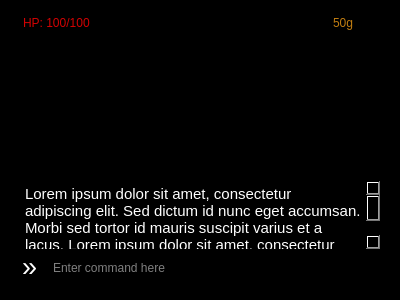
<?xml version="1.0" encoding="UTF-8"?>
<ui version="4.0">
 <class>MainWindow</class>
 <widget class="QMainWindow" name="MainWindow">
  <property name="geometry">
   <rect>
    <x>0</x>
    <y>0</y>
    <width>400</width>
    <height>300</height>
   </rect>
  </property>
  <property name="windowTitle">
   <string>MainWindow</string>
  </property>
  <property name="styleSheet">
   <string notr="true">background-color: rgb(0, 0, 0);</string>
  </property>
  <widget class="QWidget" name="centralWidget">
   <widget class="QTextEdit" name="textEdit">
    <property name="geometry">
     <rect>
      <x>20</x>
      <y>180</y>
      <width>361</width>
      <height>70</height>
     </rect>
    </property>
    <property name="styleSheet">
     <string notr="true">background-color: rgb(0, 0, 0);
color: rgb(255, 255, 255);</string>
    </property>
    <property name="frameShadow">
     <enum>QFrame::Sunken</enum>
    </property>
    <property name="horizontalScrollBarPolicy">
     <enum>Qt::ScrollBarAlwaysOff</enum>
    </property>
    <property name="readOnly">
     <bool>true</bool>
    </property>
    <property name="html">
     <string>&lt;!DOCTYPE HTML PUBLIC &quot;-//W3C//DTD HTML 4.0//EN&quot; &quot;http://www.w3.org/TR/REC-html40/strict.dtd&quot;&gt;
&lt;html&gt;&lt;head&gt;&lt;meta name=&quot;qrichtext&quot; content=&quot;1&quot; /&gt;&lt;style type=&quot;text/css&quot;&gt;
p, li { white-space: pre-wrap; }
&lt;/style&gt;&lt;/head&gt;&lt;body style=&quot; font-family:'Noto Sans UI'; font-size:11pt; font-weight:400; font-style:normal;&quot;&gt;
&lt;p style=&quot; margin-top:12px; margin-bottom:12px; margin-left:0px; margin-right:0px; -qt-block-indent:0; text-indent:0px;&quot;&gt;Lorem ipsum dolor sit amet, consectetur adipiscing elit. Sed dictum id nunc eget accumsan. Morbi sed tortor id mauris suscipit varius et a lacus. Lorem ipsum dolor sit amet, consectetur adipiscing elit. Pellentesque at porta metus, a hendrerit quam. Mauris viverra ullamcorper placerat. Morbi egestas risus eget lectus sagittis pretium. Etiam viverra justo vel iaculis volutpat. Sed et odio vitae purus maximus mattis. Nulla enim tortor, tincidunt eu leo rhoncus, cursus varius ex. Proin lobortis mi vel tellus placerat posuere. Duis feugiat suscipit nisi, a aliquam nulla porta viverra. Fusce vitae nisl sit amet turpis finibus interdum. Aenean tristique ex vitae urna pellentesque ultricies. &lt;/p&gt;
&lt;p style=&quot; margin-top:12px; margin-bottom:12px; margin-left:0px; margin-right:0px; -qt-block-indent:0; text-indent:0px;&quot;&gt;Etiam gravida vel odio ac consectetur. Donec scelerisque auctor magna vel sodales. Lorem ipsum dolor sit amet, consectetur adipiscing elit. Nulla sed blandit elit. Etiam in elit odio. Proin ornare felis vel lectus semper efficitur. Nulla eget blandit eros. Curabitur ullamcorper, dolor ut porttitor interdum, odio lacus consequat urna, vitae sodales nisl metus vel risus. Nam facilisis gravida elit non &lt;span style=&quot; color:#204a87;&quot;&gt;placerat&lt;/span&gt;. Suspendisse luctus rutrum velit, quis elementum leo pharetra sit amet. Class aptent taciti sociosqu ad litora torquent per conubia nostra, per inceptos himenaeos. Fusce faucibus scelerisque scelerisque. Sed rutrum dui nec placerat vehicula. &lt;/p&gt;&lt;/body&gt;&lt;/html&gt;</string>
    </property>
   </widget>
   <widget class="QLineEdit" name="lineEdit">
    <property name="geometry">
     <rect>
      <x>50</x>
      <y>260</y>
      <width>321</width>
      <height>16</height>
     </rect>
    </property>
    <property name="cursor">
     <cursorShape>IBeamCursor</cursorShape>
    </property>
    <property name="styleSheet">
     <string notr="true">background-color: rgb(0, 0, 0);
border-color: rgb(255, 255, 255);
color: rgb(255, 255, 255);</string>
    </property>
    <property name="maxLength">
     <number>20</number>
    </property>
    <property name="placeholderText">
     <string>Enter command here</string>
    </property>
   </widget>
   <widget class="QLineEdit" name="lineEdit_2">
    <property name="geometry">
     <rect>
      <x>20</x>
      <y>255</y>
      <width>31</width>
      <height>21</height>
     </rect>
    </property>
    <property name="font">
     <font>
      <pointsize>20</pointsize>
      <weight>50</weight>
      <italic>false</italic>
      <bold>false</bold>
     </font>
    </property>
    <property name="cursor">
     <cursorShape>ArrowCursor</cursorShape>
    </property>
    <property name="mouseTracking">
     <bool>false</bool>
    </property>
    <property name="focusPolicy">
     <enum>Qt::NoFocus</enum>
    </property>
    <property name="contextMenuPolicy">
     <enum>Qt::NoContextMenu</enum>
    </property>
    <property name="styleSheet">
     <string notr="true">color: rgb(255, 255, 255);
background-color: rgb(0, 0, 0);
font: 20pt;</string>
    </property>
    <property name="text">
     <string>»</string>
    </property>
    <property name="maxLength">
     <number>2</number>
    </property>
    <property name="frame">
     <bool>false</bool>
    </property>
    <property name="readOnly">
     <bool>true</bool>
    </property>
   </widget>
   <widget class="QLineEdit" name="lineEdit_3">
    <property name="geometry">
     <rect>
      <x>20</x>
      <y>10</y>
      <width>141</width>
      <height>26</height>
     </rect>
    </property>
    <property name="styleSheet">
     <string notr="true">color: rgb(210, 2, 2);
background-color: rgb(0, 0, 0);</string>
    </property>
    <property name="text">
     <string>HP: 100/100</string>
    </property>
   </widget>
   <widget class="QLineEdit" name="lineEdit_4">
    <property name="geometry">
     <rect>
      <x>330</x>
      <y>10</y>
      <width>51</width>
      <height>26</height>
     </rect>
    </property>
    <property name="layoutDirection">
     <enum>Qt::LeftToRight</enum>
    </property>
    <property name="styleSheet">
     <string notr="true">color: rgb(193, 125, 17);
background-color: rgb(0, 0, 0);</string>
    </property>
    <property name="text">
     <string>50g</string>
    </property>
   </widget>
  </widget>
 </widget>
 <layoutdefault spacing="6" margin="11"/>
 <resources/>
 <connections/>
</ui>
